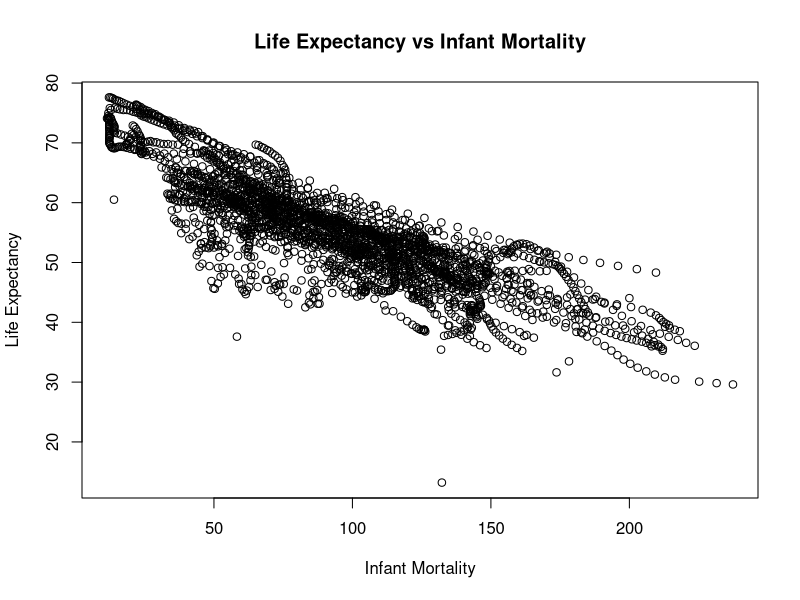
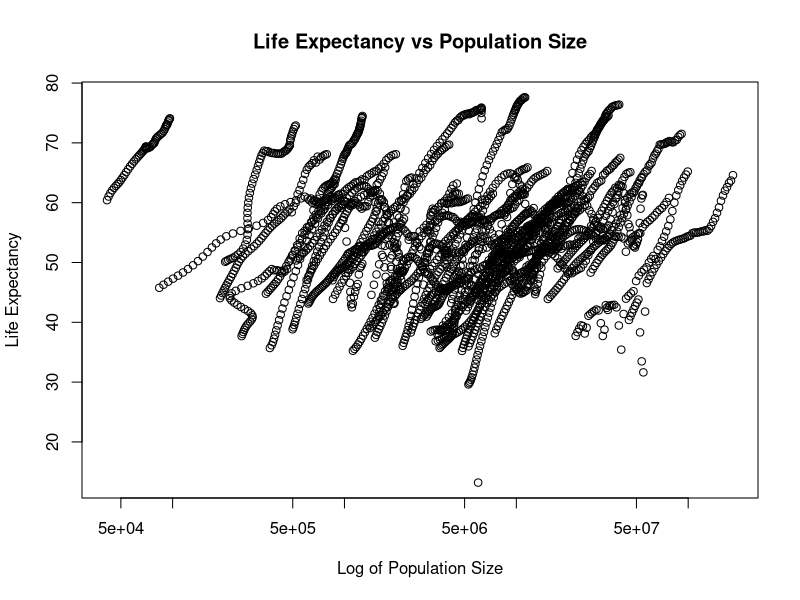
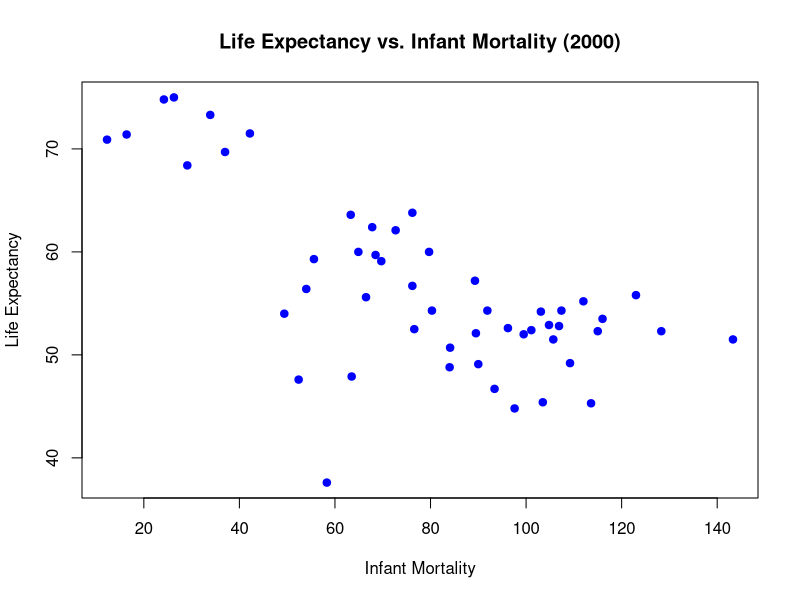
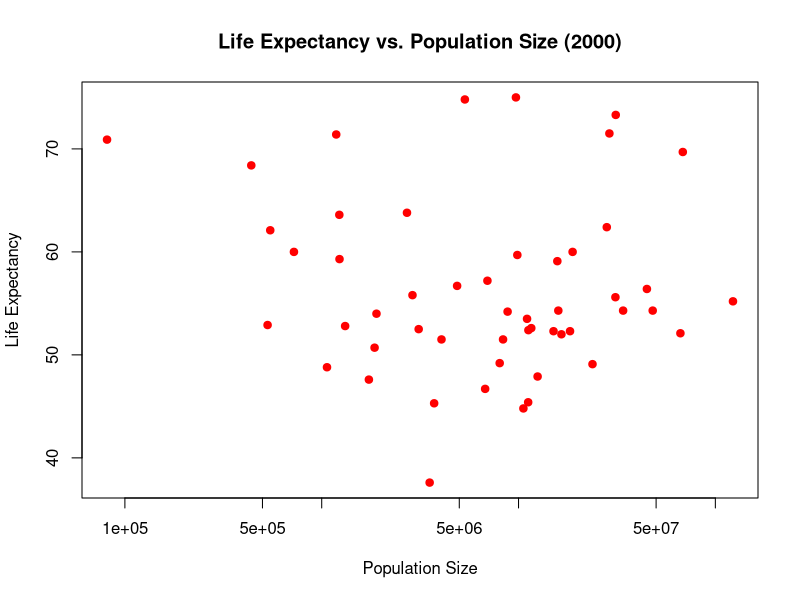

The R source for these figures, in order:
## ---- chunk 1
library("dslabs")
## ---- chunk 2
help(gapminder)
## ---- chunk 3
str(gapminder)
## ---- chunk 4
summary(gapminder)
## ---- chunk 5
class(gapminder)
## ---- chunk 6
africadata <- gapminder[gapminder$continent == "Africa", ]
## ---- chunk 7
str(africadata)
## ---- chunk 8
summary(africadata)
## ---- chunk 9
health_data <- africadata[, c("infant_mortality", "life_expectancy")]
## ---- chunk 10
population_data <- africadata[, c("population", "life_expectancy")]
## ---- chunk 11
str(health_data)
summary(health_data)
str(population_data)
summary(population_data)
## ---- chunk 12
plot(africadata$infant_mortality, africadata$life_expectancy, main="Life Expectancy vs Infant Mortality", xlab="Infant Mortality", ylab="Life Expectancy")
## ---- chunk 13
plot(africadata$population, africadata$life_expectancy, main="Life Expectancy vs Population Size", xlab="Log of Population Size", ylab="Life Expectancy",log="x")
## ---- chunk 14
library(dplyr)
## ---- chunk 15
missing_data_by_year <- africadata %>%
  group_by(year) %>%
  summarize(missing_infant_mortality = sum(is.na(infant_mortality)))
## ---- chunk 16
total_missing_infant_mortality <- sum(is.na(africadata$infant_mortality))
print(paste("Total missing values for infant mortality:", total_missing_infant_mortality))
## ---- chunk 17
print("Years with missing data for infant mortality:")
print(missing_data_by_year)
## ---- chunk 18
data_2000 <- africadata %>%
  filter(year == 2000)
## ---- chunk 19
print("Structure of data for the year 2000:")
str(data_2000)

print("Summary of data for the year 2000:")
summary(data_2000)
## ---- chunk 20

plot(data_2000$infant_mortality, data_2000$life_expectancy,
     main = "Life Expectancy vs. Infant Mortality (2000)",
     xlab = "Infant Mortality",
     ylab = "Life Expectancy",
     pch = 19,col='blue')  # pch = 19 makes the points solid circles

## ---- chunk 21
plot(data_2000$population, data_2000$life_expectancy,
     main = "Life Expectancy vs. Population Size (2000)",
     xlab = "Population Size",
     ylab = "Life Expectancy",
     log = "x",  # sets the x-axis to logarithmic scale
     pch = 19, col='red')  # pch = 19 makes the points solid circles
## ---- chunk 22
fit1 <- lm(life_expectancy ~ infant_mortality, data = data_2000)
summary(fit1)  # Outputs the summary of the regression model
## ---- chunk 23
fit2 <- lm(life_expectancy ~ (population), data = data_2000)
summary(fit2)  # Outputs the summary of the regression model
